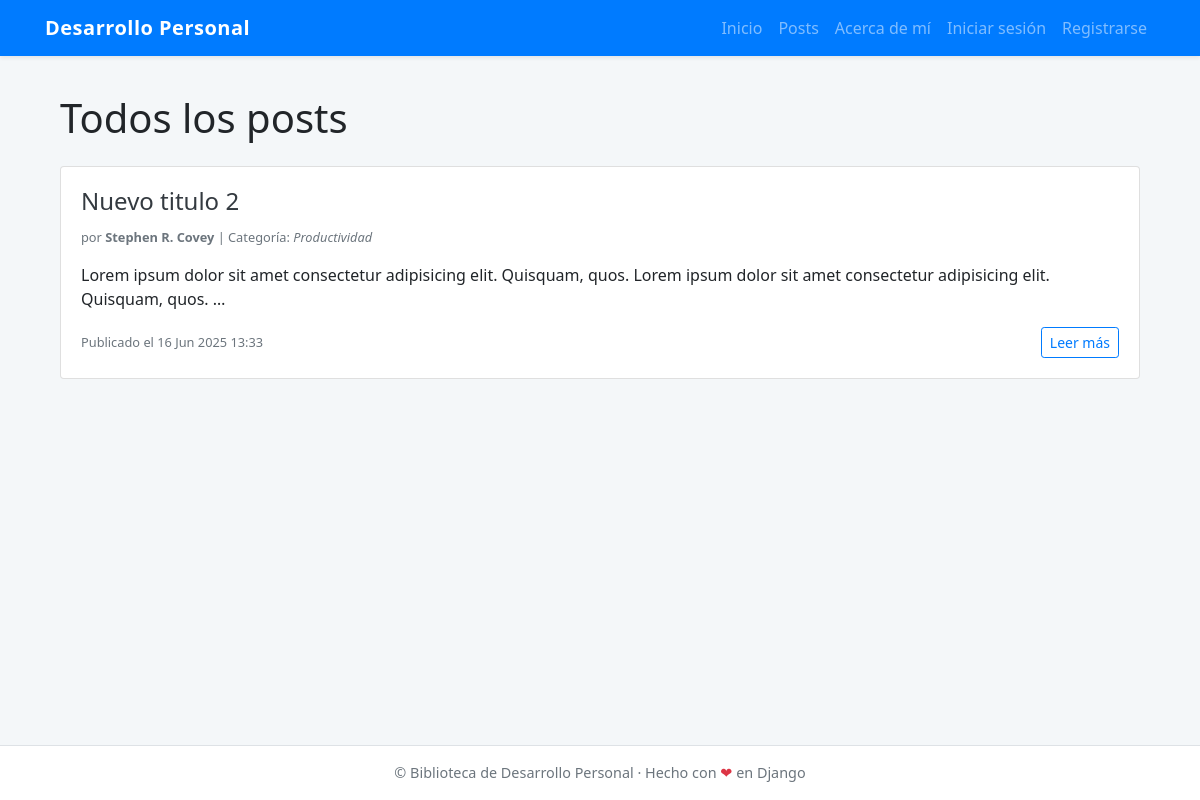
Page /result/ on the committed database.
### core/models.py (models this page shows, shortened)
class Post(models.Model):
    title = models.CharField(max_length=100)
    content = models.TextField()
    author = models.ForeignKey(Author, on_delete=models.CASCADE)
    category = models.ForeignKey(Category, on_delete=models.CASCADE)
    created_at = models.DateTimeField(auto_now_add=True)

class Author(models.Model):
    name = models.CharField(max_length=100)
    def __str__(self):
        return self.name

class Category(models.Model):
    name = models.CharField(max_length=50)
    def __str__(self):
        return self.name

### core/views.py (the view)
# urls.py: path('result/', result, name='result'),
def result(request):
    query = request.GET.get('query', '').strip()
    author_id = request.GET.get('author')
    category_id = request.GET.get('category')
    results = Post.objects.all()
    author_obj = None
    category_obj = None
    if query:
        results = results.filter(title__icontains=query)
    if author_id:
        try:
            author_obj = Author.objects.get(id=int(author_id))
            results = results.filter(author=author_obj)
        except (ValueError, Author.DoesNotExist):
            author_obj = None
    if category_id:
        try:
            category_obj = Category.objects.get(id=int(category_id))
            results = results.filter(category=category_obj)
        except (ValueError, Category.DoesNotExist):
            category_obj = None
    return render(request, 'core/result.html', {
        'query': query,
        'results': results,
        'author': author_obj,
        'category': category_obj,
    })

### core/templates/core/result.html
{% extends 'core/base.html' %} {% block title %}Resultados{% endblock %} {% block content %}
<div class="container">
  <h1 class="mb-4">
    {% if query or author or category %} {% if query %} Resultados para "{{ query }}" {% if author or category %}
    <small class="text-muted d-block mt-2" style="font-size: 1.1rem">
      {% if author %}
      <span class="badge badge-primary px-2 py-1">Autor: {{ author.name }}</span>
      {% endif %} {% if category %}
      <span class="badge badge-success px-2 py-1">Categoría: {{ category.name }}</span>
      {% endif %}
    </small>
    {% endif %} {% elif author %} Posts de {{ author.name }} {% if category %}
    <small class="text-muted d-block mt-2" style="font-size: 1.1rem">
      <span class="badge badge-success px-2 py-1">Categoría: {{ category.name }}</span>
    </small>
    {% endif %} {% elif category %} Posts en la categoría {{ category.name }} {% endif %} {% else %} Todos los posts {% endif %}
  </h1>
  {% if results %} {% for post in results %}
  <div class="card mb-3">
    <div class="card-body">
      <h4 class="card-title">
        <a href="{% url 'post_detail' post.id %}" class="text-decoration-none text-dark">{{ post.title }}</a>
      </h4>
      <p class="card-text text-secondary small"> por <strong>{{ post.author }}</strong> | Categoría: <em>{{ post.category }}</em> </p>
      <p class="card-text">{{ post.content|truncatewords:20 }}</p>
      <div class="d-flex justify-content-between align-items-center">
        <p class="text-muted small mb-0"> Publicado el {{ post.created_at|date:"d M Y H:i" }} </p>
        <a href="{% url 'post_detail' post.id %}" class="btn btn-outline-primary btn-sm"> Leer más </a>
      </div>
    </div>
  </div>
  {% endfor %} {% else %}
  <div class="alert alert-warning">No se encontraron resultados.</div>
  {% endif %}
</div>
{% endblock %}

### core/templates/core/base.html (style rules this page uses)
body { padding-top: 70px; padding-bottom: 70px; background-color: #f4f7f9; font-family: 'Segoe UI', sans-serif; }

### rows in the picture
Post: title "Nuevo titulo 2", author "Stephen R. Covey", category "Productividad", content "Lorem ipsum dolor sit amet consectetur adipisicing elit. Quisquam, quos. Lorem ipsum dolor sit amet consectetur adipisicing elit. Quisquam, quos. …", created_at "16 Jun 2025 13:33"
